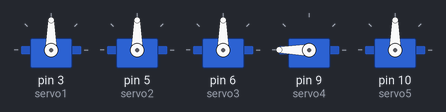
This sketch was run on a simulated Arduino Uno, built with avr-gcc and run on an emulated ATmega328P. Shown: 5 × servo.

Above: at 4.55 s.
At 31.91 s:
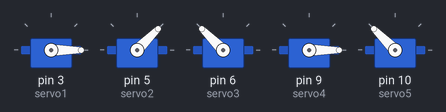
At 36.46 s:
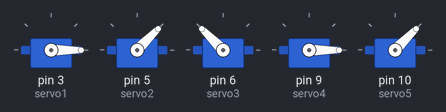
Timing chart, 0 to 40.0 s (numbered marks = the images above):
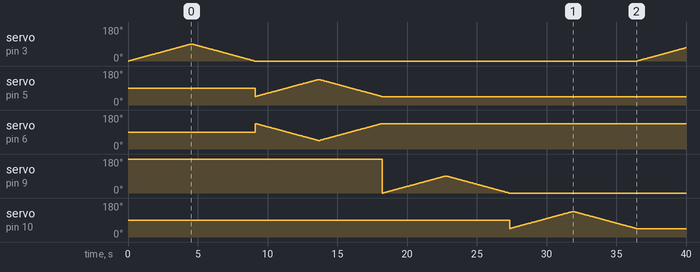

The sketch:

3DOFTestingServo.ino
```cpp
#include <Servo.h>

Servo servo1, servo2, servo3, servo4, servo5;
int pos;

void setup() {
  // put your setup code here, to run once:
  servo1.attach(3);
  servo2.attach(5);
  servo3.attach(6);
  servo4.attach(9);
  servo5.attach(10);

  servo1.write(90);
  servo2.write(90);
  servo3.write(90);
  servo4.write(180);
  servo5.write(90);

  Serial.begin(9600);
}

void loop() {
  // put your main code here, to run repeatedly:
  for (pos = 0; pos <= 90; pos++){
    servo1.write(pos);
    delay(50);
  }

  for(pos = 90; pos >= 0; pos--){
    servo1.write(pos);
    delay(50);
  }

  for(pos = 0; pos <= 90; pos++){
    servo2.write(45+pos);
    servo3.write(135-pos);
    delay(50);
  }

  for(pos = 0; pos <= 90; pos++){
    servo2.write(135-pos);
    servo3.write(45+pos);
    delay(50);
  }

  for(pos = 0; pos <= 90; pos++){
    servo4.write(pos);
    delay(50);
  }

  for(pos = 90; pos >= 0; pos--){
    servo4.write(pos);
    delay(50);
  }

  for(pos = 45; pos <= 135; pos++){
    servo5.write(pos);
    delay(50);
  }

  for(pos = 135; pos >= 45; pos--){
    servo5.write(pos);
    delay(50);
  }

}
```
